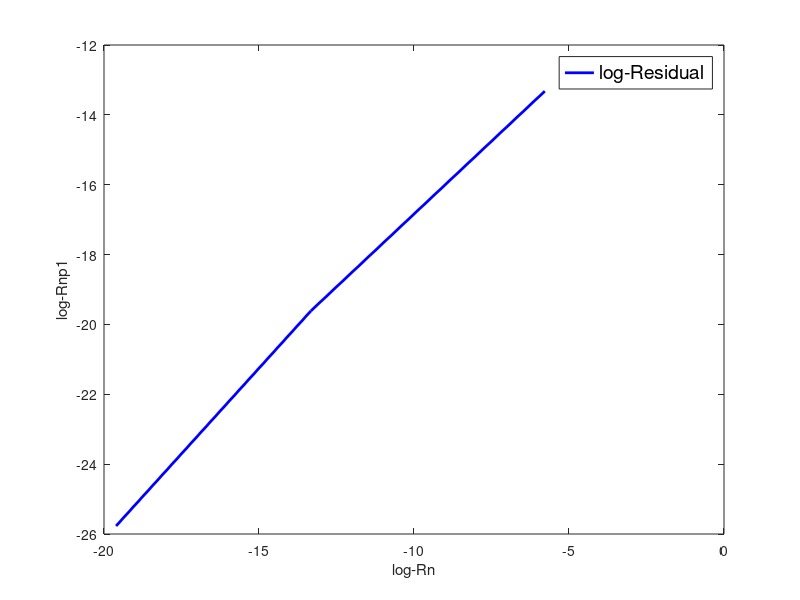

MATLAB code for this plot:
% plot the error
clear all;
clc
figure;
% log_h = [1/12,1/16,1/20,1/24,1/28];
% log_h = log(log_h);

N = [1, 2, 3, 4, 5];

% N = log10(N);

% =========================================================================
% deg=1
% log_L2_error = [0.0941442113024744,0.0520062864820762,0.0329835779523977,...
%     0.0227881966607843,0.0166895611764418];
% log_L2_error = log(log_L2_error);
% log_H1_error = [0.572190296751414,0.426447287526867,0.340145308777427,...
%     0.282991609245218,0.242323222242737];
% log_H1_error = log(log_H1_error);

% creep m = 1, n = 0
log_Rn = [8.784337e+01, 9.799771e-01, 2.334465e-02, 5.656858e-04, 1.378789e-05,...
    3.364457e-07];
log_Rn = log(log_Rn);

log_Rnp1 = [9.799771e-01, 2.334465e-02, 5.656858e-04, 1.378789e-05,...
    3.364457e-07,  1.638541e-08];
log_Rnp1 = log(log_Rnp1);

% creep m = 2, n = 0
% log_Rn = [8.062854e+01 , 5.471516e-02, 7.528160e-04, 1.725369e-05, 3.963512e-07];
% log_Rn = log(log_Rn);
% 
% log_Rnp1 = [5.471516e-02, 7.528160e-04, 1.725369e-05, 3.963512e-07, 2.806284e-08];
% log_Rnp1 = log(log_Rnp1);


% creep m = 3, n = 0
% log_Rn = [8.134012e+01, 1.801351e-01, 4.262534e-03, 9.321802e-05, 2.040403e-06];
% log_Rn = log(log_Rn);
% 
% log_Rnp1 = [1.801351e-01, 4.262534e-03, 9.321802e-05, 2.040403e-06, 4.818888e-08];
% log_Rnp1 = log(log_Rnp1);
% 
% log_Rnp1dRn = zeros(length(log_Rn),1);
% for ii = 1:length(log_Rn)
%     log_Rnp1dRn(ii) = log_Rnp1(ii) / log_Rn(ii);
% end


% local 
% log_Rn = [0.00422579, 2.19807e-07];
% log_Rn = log(log_Rn);
% 
% log_Rnp1 = [ 2.19807e-07, 6.25366e-15];
% log_Rnp1 = log(log_Rnp1);


% shear, m = 0, n = 0
% log_Rn = [3.045879e-03, 1.515003e-06, 2.751721e-09];
% log_Rn = log(log_Rn);
% 
% log_Rnp1 = [1.515003e-06, 2.751721e-09, 5.783669e-12];
% log_Rnp1 = log(log_Rnp1);


% shear, m = 1, n = 0
log_Rn = [3.084982e-03, 1.637719e-06, 3.045452e-09];
log_Rn = log(log_Rn);

log_Rnp1 = [1.637719e-06, 3.045452e-09, 6.434694e-12];
log_Rnp1 = log(log_Rnp1);

% old
% log_Rn = [9.776327e+03, 4.856300e+01, 3.073925e-02, 1.461154e-05];
% log_Rn = log(log_Rn);
% 
% log_Rnp1 = [4.856300e+01, 3.073925e-02, 1.461154e-05, 1.502559e-07];
% log_Rnp1 = log(log_Rnp1);


% old 2
% log_Rn = [9.776327e+03, 1.367437e+02, 8.827810e+00, 1.285547e+00, 2.322286e-01,...
%     4.872784e-02, 1.111891e-02, 2.668642e-03, 6.625706e-04, 1.677938e-04];
% % log_Rn = log(log_Rn);
% 
% log_Rnp1 = [1.367437e+02, 8.827810e+00, 1.285547e+00, 2.322286e-01, 4.872784e-02,...
%     1.111891e-02, 2.668642e-03, 6.625706e-04, 1.677938e-04, 4.312769e-05];
% % log_Rnp1 = log(log_Rnp1);
% 
% log_Rnp1dRn = zeros(length(log_Rn),1);
% for ii = 1:length(log_Rn)
%     log_Rnp1dRn(ii) = log_Rnp1(ii) / log_Rn(ii);
% end

% log_Rn = log(log_Rn);

% =========================================================================



plot(log_Rn, log_Rnp1,'b-', 'LineWidth', 2);
xlabel("log-Rn");
ylabel("log-Rnp1");
legend('log-Residual', 'Location', 'Best', 'FontSize', 14, 'Box', 'on');

% rate of error
R_rate_error = zeros(length(log_Rn)-1,1);
for ii = 1:length(log_Rn)-1
    R_rate_error(ii) = (log_Rnp1(ii+1) - log_Rnp1(ii))/(log_Rn(ii+1)-log_Rn(ii));
end






